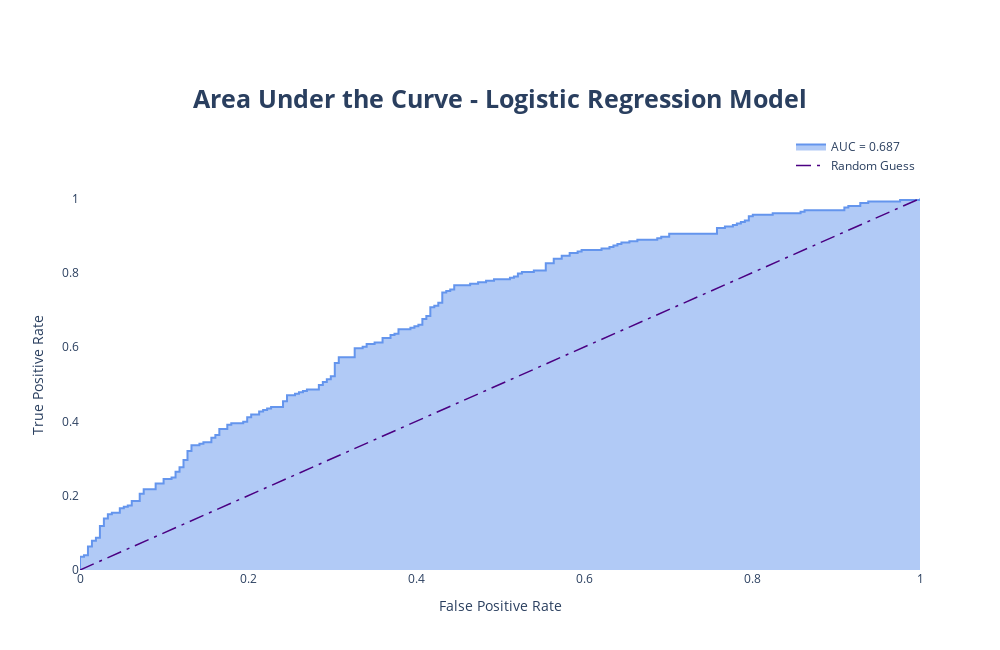

Notebook code cell kept with this figure:
### Code cell
# Random Guess line
fig.add_trace(go.Scatter(x = [0,1],
                       y = [0,1],
                       mode = 'lines',
                       line=dict(color = 'indigo', width = 1.5, dash = 'longdashdot'),
                       name = 'Random Guess'))

# Layout
fig.update_layout(xaxis = dict(range=[0.0, 1.0]),
                 yaxis = dict(range=[0.0, 1.05]),
                 xaxis_title = 'False Positive Rate',
                 yaxis_title = 'True Positive Rate',
                 title = {
                     'text':'<b>Area Under the Curve - Logistic Regression Model</b>',
                     'x': 0.5,
                     'xanchor': 'center',
                     'yanchor': 'top',
                     'font': {
                         'size': 25
                     }
                 },
                 margin = dict(t = 180),
                 legend = dict(x=1, y=1, xanchor = 'right', yanchor = 'bottom'),
                 plot_bgcolor = 'white',
                 showlegend = True,
                 height = 650, width = 1000)
fig.show() # Displaying figure

### Figure 1 — Plotly figure (JSON) as saved in the notebook; plotly's stock layout.template omitted (floating-point values rounded to 4 significant figures; data arrays with more than 128 entries replaced by an {"elided": "..."} marker saying what was removed)
{"data": [{"fill": "tozeroy", "line": {"color": "cornflowerblue", "width": 2}, "mode": "lines", "name": "AUC = 0.687", "type": "scatter", "x": {"elided": "223 float values"}, "y": {"elided": "223 float values"}}, {"line": {"color": "indigo", "dash": "longdashdot", "width": 1.5}, "mode": "lines", "name": "Random Guess", "type": "scatter", "x": [0, 1], "y": [0, 1]}], "layout": {"height": 650, "legend": {"x": 1, "xanchor": "right", "y": 1, "yanchor": "bottom"}, "margin": {"t": 180}, "plot_bgcolor": "white", "showlegend": true, "title": {"font": {"size": 25}, "text": "<b>Area Under the Curve - Logistic Regression Model</b>", "x": 0.5, "xanchor": "center", "yanchor": "top"}, "width": 1000, "xaxis": {"range": [0, 1], "title": {"text": "False Positive Rate"}}, "yaxis": {"range": [0, 1.05], "title": {"text": "True Positive Rate"}}}}
